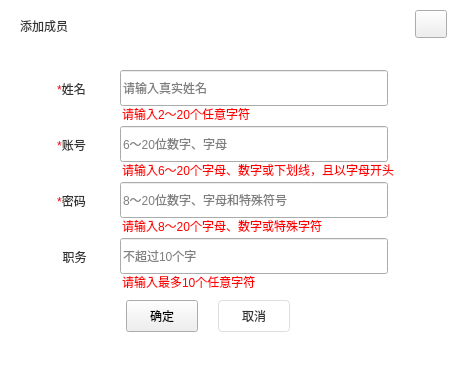
<?xml version="1.0" encoding="UTF-8"?>
<ui version="4.0">
 <class>AddMemberWidget</class>
 <widget class="QWidget" name="AddMemberWidget">
  <property name="geometry">
   <rect>
    <x>0</x>
    <y>0</y>
    <width>454</width>
    <height>366</height>
   </rect>
  </property>
  <property name="sizePolicy">
   <sizepolicy hsizetype="Fixed" vsizetype="Fixed">
    <horstretch>0</horstretch>
    <verstretch>0</verstretch>
   </sizepolicy>
  </property>
  <property name="minimumSize">
   <size>
    <width>454</width>
    <height>366</height>
   </size>
  </property>
  <property name="maximumSize">
   <size>
    <width>454</width>
    <height>366</height>
   </size>
  </property>
  <property name="windowTitle">
   <string>AddMemberWidget</string>
  </property>
  <property name="styleSheet">
   <string notr="true">QWidget#AddMemberWidget{background-color: rgb(255, 255, 255);border-radius:8px;}</string>
  </property>
  <widget class="QPushButton" name="closeButton">
   <property name="geometry">
    <rect>
     <x>415</x>
     <y>10</y>
     <width>32</width>
     <height>28</height>
    </rect>
   </property>
   <property name="sizePolicy">
    <sizepolicy hsizetype="Fixed" vsizetype="Fixed">
     <horstretch>0</horstretch>
     <verstretch>0</verstretch>
    </sizepolicy>
   </property>
   <property name="minimumSize">
    <size>
     <width>32</width>
     <height>28</height>
    </size>
   </property>
   <property name="maximumSize">
    <size>
     <width>32</width>
     <height>28</height>
    </size>
   </property>
   <property name="styleSheet">
    <string notr="true">QPushButton{border-image: url(:/EntCenterWidget/image/close.png);}
QPushButton:hover,pressed{border-image: url(:/EntCenterWidget/image/close_sel.png);};</string>
   </property>
   <property name="text">
    <string/>
   </property>
  </widget>
  <widget class="QLabel" name="label">
   <property name="geometry">
    <rect>
     <x>20</x>
     <y>19</y>
     <width>56</width>
     <height>14</height>
    </rect>
   </property>
   <property name="sizePolicy">
    <sizepolicy hsizetype="Fixed" vsizetype="Fixed">
     <horstretch>0</horstretch>
     <verstretch>0</verstretch>
    </sizepolicy>
   </property>
   <property name="minimumSize">
    <size>
     <width>56</width>
     <height>14</height>
    </size>
   </property>
   <property name="maximumSize">
    <size>
     <width>56</width>
     <height>14</height>
    </size>
   </property>
   <property name="styleSheet">
    <string notr="true">font: 14px &quot;微软雅黑&quot;;
color: rgb(51, 51, 51);
border-bottom:0px;</string>
   </property>
   <property name="text">
    <string>添加成员</string>
   </property>
  </widget>
  <widget class="QLabel" name="label_2">
   <property name="geometry">
    <rect>
     <x>54</x>
     <y>80</y>
     <width>35</width>
     <height>18</height>
    </rect>
   </property>
   <property name="sizePolicy">
    <sizepolicy hsizetype="Fixed" vsizetype="Fixed">
     <horstretch>0</horstretch>
     <verstretch>0</verstretch>
    </sizepolicy>
   </property>
   <property name="minimumSize">
    <size>
     <width>35</width>
     <height>18</height>
    </size>
   </property>
   <property name="maximumSize">
    <size>
     <width>35</width>
     <height>18</height>
    </size>
   </property>
   <property name="styleSheet">
    <string notr="true">font: 14px &quot;微软雅黑&quot;;
color:#333333;
border-bottom:0px;</string>
   </property>
   <property name="text">
    <string>&lt;font color = red&gt;*&lt;/font&gt;&lt;font color =#333333&gt;姓名&lt;/font&gt;</string>
   </property>
   <property name="textFormat">
    <enum>Qt::AutoText</enum>
   </property>
   <property name="alignment">
    <set>Qt::AlignCenter</set>
   </property>
  </widget>
  <widget class="QLabel" name="label_3">
   <property name="geometry">
    <rect>
     <x>54</x>
     <y>136</y>
     <width>35</width>
     <height>18</height>
    </rect>
   </property>
   <property name="sizePolicy">
    <sizepolicy hsizetype="Fixed" vsizetype="Fixed">
     <horstretch>0</horstretch>
     <verstretch>0</verstretch>
    </sizepolicy>
   </property>
   <property name="minimumSize">
    <size>
     <width>35</width>
     <height>18</height>
    </size>
   </property>
   <property name="maximumSize">
    <size>
     <width>35</width>
     <height>18</height>
    </size>
   </property>
   <property name="styleSheet">
    <string notr="true">font: 14px &quot;微软雅黑&quot;;
color:#333333;
border-bottom:0px;</string>
   </property>
   <property name="text">
    <string>&lt;font color = red&gt;*&lt;/font&gt;&lt;font color =#333333&gt;账号&lt;/font&gt;</string>
   </property>
   <property name="textFormat">
    <enum>Qt::AutoText</enum>
   </property>
   <property name="alignment">
    <set>Qt::AlignCenter</set>
   </property>
  </widget>
  <widget class="QLabel" name="label_4">
   <property name="geometry">
    <rect>
     <x>54</x>
     <y>192</y>
     <width>35</width>
     <height>18</height>
    </rect>
   </property>
   <property name="sizePolicy">
    <sizepolicy hsizetype="Fixed" vsizetype="Fixed">
     <horstretch>0</horstretch>
     <verstretch>0</verstretch>
    </sizepolicy>
   </property>
   <property name="minimumSize">
    <size>
     <width>35</width>
     <height>18</height>
    </size>
   </property>
   <property name="maximumSize">
    <size>
     <width>35</width>
     <height>18</height>
    </size>
   </property>
   <property name="styleSheet">
    <string notr="true">font: 14px &quot;微软雅黑&quot;;
color:#333333;
border-bottom:0px;</string>
   </property>
   <property name="text">
    <string>&lt;font color = red&gt;*&lt;/font&gt;&lt;font color =#333333&gt;密码&lt;/font&gt;</string>
   </property>
   <property name="textFormat">
    <enum>Qt::AutoText</enum>
   </property>
   <property name="alignment">
    <set>Qt::AlignCenter</set>
   </property>
  </widget>
  <widget class="QLabel" name="label_5">
   <property name="geometry">
    <rect>
     <x>58</x>
     <y>248</y>
     <width>33</width>
     <height>18</height>
    </rect>
   </property>
   <property name="sizePolicy">
    <sizepolicy hsizetype="Fixed" vsizetype="Fixed">
     <horstretch>0</horstretch>
     <verstretch>0</verstretch>
    </sizepolicy>
   </property>
   <property name="minimumSize">
    <size>
     <width>33</width>
     <height>18</height>
    </size>
   </property>
   <property name="maximumSize">
    <size>
     <width>33</width>
     <height>18</height>
    </size>
   </property>
   <property name="styleSheet">
    <string notr="true">font: 14px &quot;微软雅黑&quot;;
color:#333333;
border-bottom:0px;</string>
   </property>
   <property name="text">
    <string>职务</string>
   </property>
   <property name="textFormat">
    <enum>Qt::AutoText</enum>
   </property>
   <property name="alignment">
    <set>Qt::AlignCenter</set>
   </property>
  </widget>
  <widget class="QLineEdit" name="lineEditName">
   <property name="geometry">
    <rect>
     <x>120</x>
     <y>70</y>
     <width>268</width>
     <height>36</height>
    </rect>
   </property>
   <property name="sizePolicy">
    <sizepolicy hsizetype="Fixed" vsizetype="Fixed">
     <horstretch>0</horstretch>
     <verstretch>0</verstretch>
    </sizepolicy>
   </property>
   <property name="minimumSize">
    <size>
     <width>268</width>
     <height>36</height>
    </size>
   </property>
   <property name="maximumSize">
    <size>
     <width>268</width>
     <height>36</height>
    </size>
   </property>
   <property name="styleSheet">
    <string notr="true">QLineEdit{border-radius:4px;color:rgba(51,51,51,1);border:1px solid rgb(222,222,222);font:14px 'Microsoft Yahei';padding-left:10px;}
QLineEdit:laceholder{color:rgba(51,51,51,1);}QLineEdit:focus{border:1px solid rgba(30,140,238,1);}
QLineEdit:disabled{background-color: rgb(247,248, 250);};</string>
   </property>
   <property name="text">
    <string/>
   </property>
   <property name="placeholderText">
    <string>请输入真实姓名</string>
   </property>
  </widget>
  <widget class="QLineEdit" name="lineEditAcc">
   <property name="geometry">
    <rect>
     <x>120</x>
     <y>126</y>
     <width>268</width>
     <height>36</height>
    </rect>
   </property>
   <property name="sizePolicy">
    <sizepolicy hsizetype="Fixed" vsizetype="Fixed">
     <horstretch>0</horstretch>
     <verstretch>0</verstretch>
    </sizepolicy>
   </property>
   <property name="minimumSize">
    <size>
     <width>268</width>
     <height>36</height>
    </size>
   </property>
   <property name="maximumSize">
    <size>
     <width>268</width>
     <height>36</height>
    </size>
   </property>
   <property name="styleSheet">
    <string notr="true">QLineEdit{border-radius:4px;color:rgba(51,51,51,1);border:1px solid rgb(222,222,222);font:14px 'Microsoft Yahei';padding-left:10px;}
QLineEdit:laceholder{color:rgba(51,51,51,1);}QLineEdit:focus{border:1px solid rgba(30,140,238,1);}
QLineEdit:disabled{background-color: rgb(247,248, 250);};</string>
   </property>
   <property name="placeholderText">
    <string>6～20位数字、字母</string>
   </property>
  </widget>
  <widget class="QLineEdit" name="lineEditPwd">
   <property name="geometry">
    <rect>
     <x>120</x>
     <y>182</y>
     <width>268</width>
     <height>36</height>
    </rect>
   </property>
   <property name="sizePolicy">
    <sizepolicy hsizetype="Fixed" vsizetype="Fixed">
     <horstretch>0</horstretch>
     <verstretch>0</verstretch>
    </sizepolicy>
   </property>
   <property name="minimumSize">
    <size>
     <width>268</width>
     <height>36</height>
    </size>
   </property>
   <property name="maximumSize">
    <size>
     <width>268</width>
     <height>36</height>
    </size>
   </property>
   <property name="styleSheet">
    <string notr="true">QLineEdit{border-radius:4px;color:rgba(51,51,51,1);border:1px solid rgb(222,222,222);font:14px 'Microsoft Yahei';padding-left:10px;}
QLineEdit:laceholder{color:rgba(51,51,51,1);}QLineEdit:focus{border:1px solid rgba(30,140,238,1);}
QLineEdit:disabled{background-color: rgb(247,248, 250);};</string>
   </property>
   <property name="echoMode">
    <enum>QLineEdit::Password</enum>
   </property>
   <property name="placeholderText">
    <string>8～20位数字、字母和特殊符号</string>
   </property>
  </widget>
  <widget class="QLineEdit" name="lineEditJob">
   <property name="geometry">
    <rect>
     <x>120</x>
     <y>238</y>
     <width>268</width>
     <height>36</height>
    </rect>
   </property>
   <property name="sizePolicy">
    <sizepolicy hsizetype="Fixed" vsizetype="Fixed">
     <horstretch>0</horstretch>
     <verstretch>0</verstretch>
    </sizepolicy>
   </property>
   <property name="minimumSize">
    <size>
     <width>268</width>
     <height>36</height>
    </size>
   </property>
   <property name="maximumSize">
    <size>
     <width>268</width>
     <height>36</height>
    </size>
   </property>
   <property name="styleSheet">
    <string notr="true">QLineEdit{border-radius:4px;color:rgba(51,51,51,1);border:1px solid rgb(222,222,222);font:14px 'Microsoft Yahei';padding-left:10px;}
QLineEdit:laceholder{color:rgba(51,51,51,1);}QLineEdit:focus{border:1px solid rgba(30,140,238,1);}
QLineEdit:disabled{background-color: rgb(247,248, 250);};</string>
   </property>
   <property name="placeholderText">
    <string>不超过10个字</string>
   </property>
  </widget>
  <widget class="QPushButton" name="okButton">
   <property name="geometry">
    <rect>
     <x>126</x>
     <y>300</y>
     <width>72</width>
     <height>32</height>
    </rect>
   </property>
   <property name="sizePolicy">
    <sizepolicy hsizetype="Fixed" vsizetype="Fixed">
     <horstretch>0</horstretch>
     <verstretch>0</verstretch>
    </sizepolicy>
   </property>
   <property name="minimumSize">
    <size>
     <width>72</width>
     <height>32</height>
    </size>
   </property>
   <property name="maximumSize">
    <size>
     <width>72</width>
     <height>32</height>
    </size>
   </property>
   <property name="styleSheet">
    <string notr="true">QPushButton{background-color:qlineargradient(spread:pad, x1:0, y1:0, x2:1, y2:0, stop:0 rgba(2, 164, 253, 1), stop:1 rgba(31, 139, 237, 1));border-radius:4px;font: 14px &quot;微软雅黑&quot;;color:rgba(255, 255, 255, 1);}
			QPushButton:hover,pressed{ background-color: qlineargradient(spread:pad, x1:0, y1:0, x2:0, y2:1, stop:0 rgba(40, 178, 253, 1),stop:1 rgba(64, 156, 240, 1));
		  border-radius:4px;font: 14px &quot;微软雅黑&quot;;color:rgba(255, 255, 255, 1);}
QPushButton:disabled{ background-color:rgba(200,200,200,1);border-radius:4px;};</string>
   </property>
   <property name="text">
    <string>确定</string>
   </property>
  </widget>
  <widget class="QPushButton" name="cancelButton">
   <property name="geometry">
    <rect>
     <x>218</x>
     <y>300</y>
     <width>72</width>
     <height>32</height>
    </rect>
   </property>
   <property name="sizePolicy">
    <sizepolicy hsizetype="Fixed" vsizetype="Fixed">
     <horstretch>0</horstretch>
     <verstretch>0</verstretch>
    </sizepolicy>
   </property>
   <property name="minimumSize">
    <size>
     <width>72</width>
     <height>32</height>
    </size>
   </property>
   <property name="maximumSize">
    <size>
     <width>72</width>
     <height>32</height>
    </size>
   </property>
   <property name="styleSheet">
    <string notr="true">QPushButton{background-color:#FFFFFF;border-radius:4px;font:14px &quot;微软雅黑&quot;;color:#333333;border:1px solid #DEDEDE;}
QPushButton:hover,pressed{background-color:#F4F4F4;border-radius:4px;font:14px &quot;微软雅黑&quot;;color:#333333;}</string>
   </property>
   <property name="text">
    <string>取消</string>
   </property>
  </widget>
  <widget class="QLabel" name="label_6">
   <property name="geometry">
    <rect>
     <x>122</x>
     <y>106</y>
     <width>131</width>
     <height>15</height>
    </rect>
   </property>
   <property name="sizePolicy">
    <sizepolicy hsizetype="Preferred" vsizetype="Fixed">
     <horstretch>0</horstretch>
     <verstretch>0</verstretch>
    </sizepolicy>
   </property>
   <property name="minimumSize">
    <size>
     <width>0</width>
     <height>15</height>
    </size>
   </property>
   <property name="maximumSize">
    <size>
     <width>16777215</width>
     <height>15</height>
    </size>
   </property>
   <property name="styleSheet">
    <string notr="true">font: 12px &quot;微软雅黑&quot;;
color: #ff0000;
border-bottom:0px;</string>
   </property>
   <property name="text">
    <string>请输入2～20个任意字符</string>
   </property>
  </widget>
  <widget class="QLabel" name="label_7">
   <property name="geometry">
    <rect>
     <x>122</x>
     <y>162</y>
     <width>301</width>
     <height>15</height>
    </rect>
   </property>
   <property name="sizePolicy">
    <sizepolicy hsizetype="Preferred" vsizetype="Fixed">
     <horstretch>0</horstretch>
     <verstretch>0</verstretch>
    </sizepolicy>
   </property>
   <property name="minimumSize">
    <size>
     <width>0</width>
     <height>15</height>
    </size>
   </property>
   <property name="maximumSize">
    <size>
     <width>16777215</width>
     <height>15</height>
    </size>
   </property>
   <property name="styleSheet">
    <string notr="true">font: 12px &quot;微软雅黑&quot;;
color: #ff0000;
border-bottom:0px;</string>
   </property>
   <property name="text">
    <string>请输入6～20个字母、数字或下划线，且以字母开头</string>
   </property>
  </widget>
  <widget class="QLabel" name="label_8">
   <property name="geometry">
    <rect>
     <x>122</x>
     <y>218</y>
     <width>211</width>
     <height>15</height>
    </rect>
   </property>
   <property name="sizePolicy">
    <sizepolicy hsizetype="Preferred" vsizetype="Fixed">
     <horstretch>0</horstretch>
     <verstretch>0</verstretch>
    </sizepolicy>
   </property>
   <property name="minimumSize">
    <size>
     <width>0</width>
     <height>15</height>
    </size>
   </property>
   <property name="maximumSize">
    <size>
     <width>16777215</width>
     <height>15</height>
    </size>
   </property>
   <property name="styleSheet">
    <string notr="true">font: 12px &quot;微软雅黑&quot;;
color: #ff0000;
border-bottom:0px;</string>
   </property>
   <property name="text">
    <string>请输入8～20个字母、数字或特殊字符</string>
   </property>
  </widget>
  <widget class="QLabel" name="label_9">
   <property name="geometry">
    <rect>
     <x>122</x>
     <y>274</y>
     <width>141</width>
     <height>15</height>
    </rect>
   </property>
   <property name="sizePolicy">
    <sizepolicy hsizetype="Preferred" vsizetype="Fixed">
     <horstretch>0</horstretch>
     <verstretch>0</verstretch>
    </sizepolicy>
   </property>
   <property name="minimumSize">
    <size>
     <width>0</width>
     <height>15</height>
    </size>
   </property>
   <property name="maximumSize">
    <size>
     <width>16777215</width>
     <height>15</height>
    </size>
   </property>
   <property name="styleSheet">
    <string notr="true">font: 12px &quot;微软雅黑&quot;;
color: #ff0000;
border-bottom:0px;</string>
   </property>
   <property name="text">
    <string>请输入最多10个任意字符</string>
   </property>
  </widget>
 </widget>
 <layoutdefault spacing="6" margin="11"/>
 <resources>
  <include location="EntCenterWidget.qrc"/>
 </resources>
 <connections/>
</ui>
